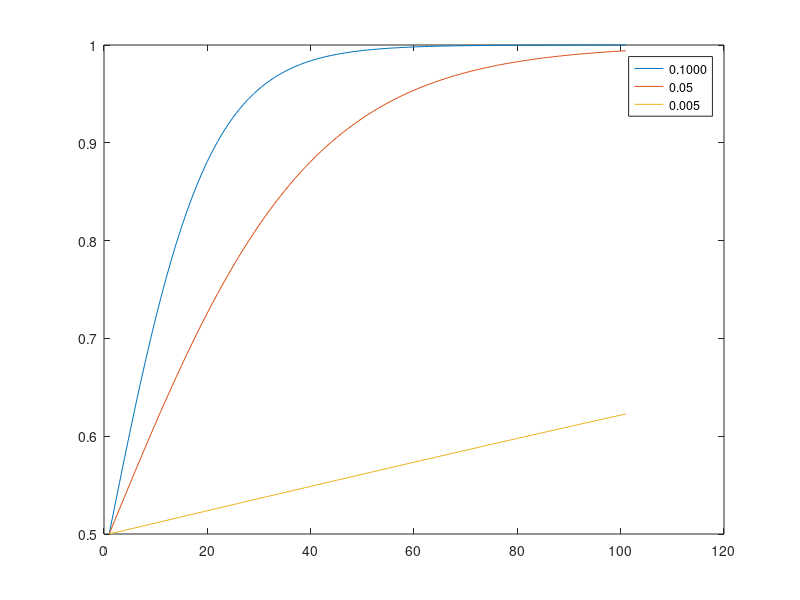

Write MATLAB code to recreate this figure.
% define number of generations
n_gen = 100;

% define selection coefficient
s_array = [0.1 0.05 0.005];

% define initial population fraction
po = 0.5;
qo = 1 - po;

% initialize array for population fraction
p_array = zeros(1, n_gen + 1);

% change value of first element of array
p_array(1) = po;

% run a for loop to update population fraction
for i=2:(n_gen + 1)
    p = p_array(i - 1);
    q = 1 - p;
    delta_p = p * q * s_array(1) / (1 - q * s_array(1));
    p_array(i) = p + delta_p;
end

%plot(1:(n_gen + 1), p_array)

% initialize population matrix
p_mat = zeros(length(s_array), n_gen + 1);

% update initial conditions
p_mat(:, 1) = po;

for i=1:length(s_array)
    for j=2:(n_gen + 1)
        p = p_mat(i, j - 1);
        q = 1 - p;
        delta_p = p * q * s_array(i) / (1 - q * s_array(i));
        p_mat(i, j) = p + delta_p;
    end
end

plot(1:n_gen+1, p_mat)
legend('0.1000', '0.05', '0.005')